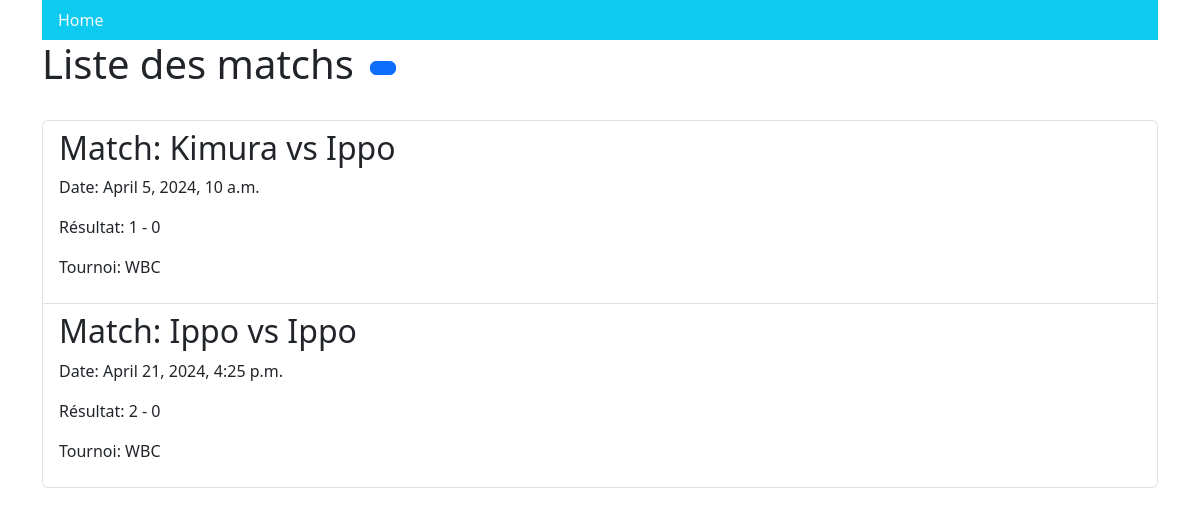
Page /matchs/1 on the earlier database version.
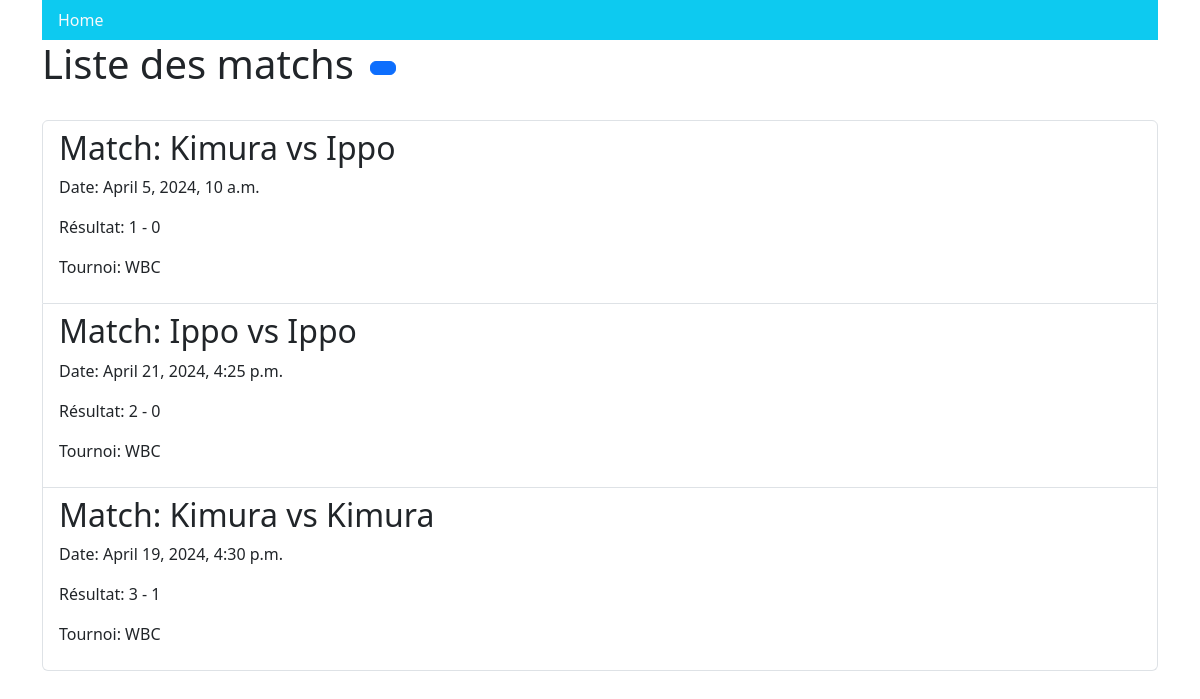
Same page on the later database version.
### matchs/models.py (models this page shows, shortened)
class Tournament(models.Model):
    nom = models.CharField(max_length=100)
    sport = models.CharField(max_length=100)

class Match(models.Model):
    team_dom = models.ForeignKey(Team, related_name='matchs_domicile', on_delete=models.CASCADE)
    team_ext = models.ForeignKey(Team, related_name='matchs_exterieur', on_delete=models.CASCADE)
    date = models.DateTimeField(default=timezone.now)
    resultat_team_dom = models.IntegerField(default=0)
    resultat_team_ext = models.IntegerField(default=0)
    idTournament = models.ForeignKey(Tournament, default=None, blank=None, on_delete=models.CASCADE)

class Team(models.Model):
    nom = models.CharField(max_length=100)
    def __str__(self) -> str:
        return self.nom

### matchs/views.py (the view)
# urls.py: path('', list_matchs, name='list_matchs'),
def list_matchs(request, id):
    tournament = get_object_or_404(Tournament, pk=id)
    matchs = Match.objects.filter(idTournament=id)
    context = {
        'tournament': tournament,
        'matchs': matchs,
        'title': tournament.nom,
    }
    return render(request, 'list_matchs.html', context)

### matchs/templates/list_matchs.html (shortened to what this page needs)
{% extends 'header.html' %}
{% block content %}
<div class="container">
  <div class="d-flex align-items-center mb-4">
    <h1 class="me-3">Liste des matchs</h1>
    <a href="{% url 'add_match' tournament.id %}" class="btn btn-primary">
      {% load bootstrap_icons %}
    </a>
  </div>
    <ul class="list-group">
        {% for match in matchs %}
        <li class="list-group-item">
          <h2>Match: {{ match.team_dom.nom }} vs {{ match.team_ext }}</h2>
          <p>Date: {{ match.date }}</p>
          <p>Résultat: {{ match.resultat_team_dom }} - {{ match.resultat_team_ext }}</p>
          <p>Tournoi: {{ match.idTournament.nom }}</p>
        </li>
        {% empty %}
        <li class="list-group-item">Aucun match disponible pour le moment.</li>
        {% endfor %}
    </ul>
</div>
{% endblock %}

### matchs/templates/header.html (shortened to what this page needs)
<!DOCTYPE html>
<html>
<head>
  {% load bootstrap5 %}
  {% bootstrap_css %}
</head>
<body>
<div class="container">
  <ul class="nav bg-info navbar-dark bg-primary">
    <li class="nav-item">
      <a class="nav-link link-light" href="/">Home</a>
    </li>
  </ul>
</div>
{% block content %}
{% endblock %}
</body>
</html>

Differences in the rows shown:
added Match: team_dom.nom "Kimura", team_ext "Kimura", date "April 19, 2024, 4:30 p.m.", resultat_team_dom "3", resultat_team_ext "1", idTournament.nom "WBC"
